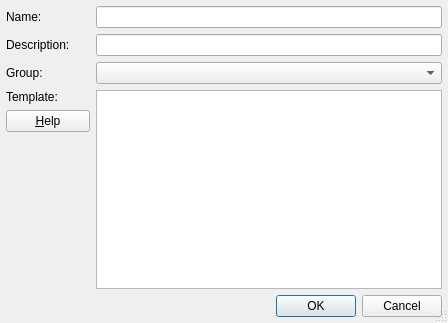
<ui version="4.0" >
 <class>TemplatePropertiesDialog</class>
 <widget class="QDialog" name="TemplatePropertiesDialog" >
  <property name="geometry" >
   <rect>
    <x>0</x>
    <y>0</y>
    <width>448</width>
    <height>323</height>
   </rect>
  </property>
  <property name="windowTitle" >
   <string>Template Properties</string>
  </property>
  <property name="sizeGripEnabled" >
   <bool>true</bool>
  </property>
  <layout class="QVBoxLayout" name="verticalLayout" >
   <item>
    <layout class="QGridLayout" name="gridLayout" >
     <item row="0" column="0" >
      <widget class="QLabel" name="textLabel1" >
       <property name="text" >
        <string>Name:</string>
       </property>
      </widget>
     </item>
     <item row="0" column="1" >
      <widget class="QLineEdit" name="nameEdit" >
       <property name="toolTip" >
        <string>Enter the name of the template/group. Templates are autocompleted upon this name.</string>
       </property>
      </widget>
     </item>
     <item row="1" column="0" >
      <widget class="QLabel" name="descriptionLabel" >
       <property name="text" >
        <string>Description:</string>
       </property>
      </widget>
     </item>
     <item row="1" column="1" >
      <widget class="QLineEdit" name="descriptionEdit" >
       <property name="toolTip" >
        <string>Enter a description for the template</string>
       </property>
      </widget>
     </item>
     <item row="2" column="0" >
      <widget class="QLabel" name="groupLabel" >
       <property name="text" >
        <string>Group:</string>
       </property>
      </widget>
     </item>
     <item row="2" column="1" >
      <widget class="QComboBox" name="groupCombo" >
       <property name="toolTip" >
        <string/>
       </property>
      </widget>
     </item>
     <item row="3" column="0" >
      <widget class="QLabel" name="templateLabel" >
       <property name="text" >
        <string>Template:</string>
       </property>
       <property name="alignment" >
        <set>Qt::AlignTop</set>
       </property>
      </widget>
     </item>
     <item rowspan="3" row="3" column="1" >
      <widget class="QTextEdit" name="templateEdit" >
       <property name="toolTip" >
        <string>Enter the text of the template</string>
       </property>
       <property name="whatsThis" >
        <string>&lt;b>Template Text&lt;/b>
&lt;p>Enter the template text in this area. Every occurrence of $VAR$ will be replaced
by the associated text when the template is applied.  Predefined variables may be used in the template. The separator character might
be changed via the preferences dialog.&lt;/p>
&lt;p>Press the help button for more information.&lt;/p></string>
       </property>
       <property name="lineWrapMode" >
        <enum>QTextEdit::NoWrap</enum>
       </property>
       <property name="acceptRichText" >
        <bool>false</bool>
       </property>
      </widget>
     </item>
     <item row="4" column="0" >
      <widget class="QPushButton" name="helpButton" >
       <property name="text" >
        <string>&amp;Help</string>
       </property>
       <property name="shortcut" >
        <string>Alt+H</string>
       </property>
      </widget>
     </item>
     <item row="5" column="0" >
      <spacer>
       <property name="orientation" >
        <enum>Qt::Vertical</enum>
       </property>
       <property name="sizeType" >
        <enum>QSizePolicy::Expanding</enum>
       </property>
       <property name="sizeHint" stdset="0" >
        <size>
         <width>84</width>
         <height>98</height>
        </size>
       </property>
      </spacer>
     </item>
    </layout>
   </item>
   <item>
    <widget class="QDialogButtonBox" name="buttonBox" >
     <property name="orientation" >
      <enum>Qt::Horizontal</enum>
     </property>
     <property name="standardButtons" >
      <set>QDialogButtonBox::Cancel|QDialogButtonBox::Ok</set>
     </property>
    </widget>
   </item>
  </layout>
 </widget>
 <layoutdefault spacing="6" margin="6" />
 <pixmapfunction>qPixmapFromMimeSource</pixmapfunction>
 <tabstops>
  <tabstop>nameEdit</tabstop>
  <tabstop>descriptionEdit</tabstop>
  <tabstop>groupCombo</tabstop>
  <tabstop>templateEdit</tabstop>
  <tabstop>helpButton</tabstop>
  <tabstop>buttonBox</tabstop>
 </tabstops>
 <resources/>
 <connections>
  <connection>
   <sender>buttonBox</sender>
   <signal>rejected()</signal>
   <receiver>TemplatePropertiesDialog</receiver>
   <slot>reject()</slot>
   <hints>
    <hint type="sourcelabel" >
     <x>80</x>
     <y>307</y>
    </hint>
    <hint type="destinationlabel" >
     <x>80</x>
     <y>319</y>
    </hint>
   </hints>
  </connection>
  <connection>
   <sender>buttonBox</sender>
   <signal>accepted()</signal>
   <receiver>TemplatePropertiesDialog</receiver>
   <slot>accept()</slot>
   <hints>
    <hint type="sourcelabel" >
     <x>45</x>
     <y>300</y>
    </hint>
    <hint type="destinationlabel" >
     <x>41</x>
     <y>324</y>
    </hint>
   </hints>
  </connection>
 </connections>
</ui>
